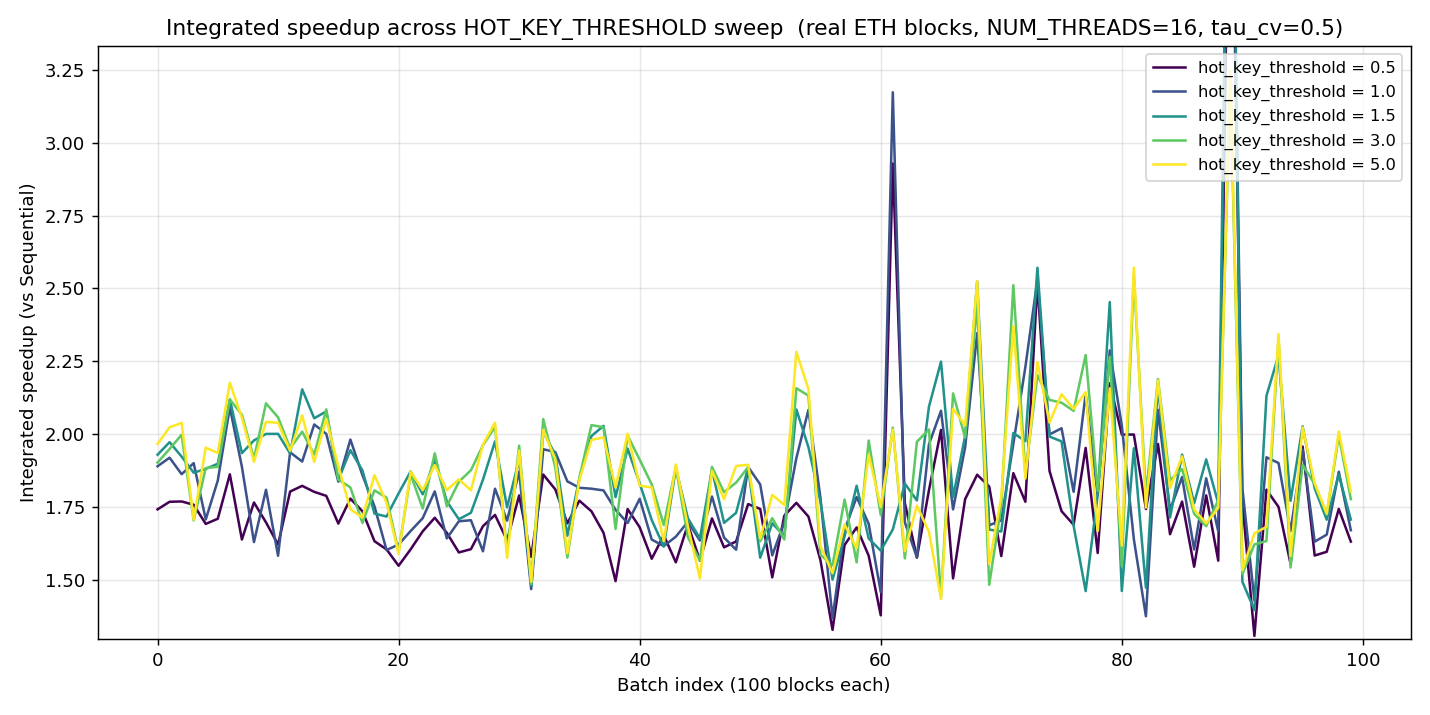

The script that saved this image:
"""Combine the 5 per-HOT_KEY_THRESHOLD batch CSVs into a single plot.

X-axis: batch_idx (0..99)
Y-axis: integrated_speedup = integrated_tput / seq_tput
One line per hot_key_threshold value.
"""
from pathlib import Path

import numpy as np
import pandas as pd
import matplotlib.pyplot as plt

HOT_VALUES = [0.5, 1.0, 1.5, 3.0, 5.0]
SWEEP_DIR = Path("/home/ubuntu/congestion_control/pevm/hot_sweep")
OUT = Path("/home/ubuntu/congestion_control/pevm/plot_hot_sweep.png")

# Pick a perceptually ordered colormap so the line ordering reads naturally.
cmap = plt.get_cmap("viridis")
colors = [cmap(i / (len(HOT_VALUES) - 1)) for i in range(len(HOT_VALUES))]

fig, ax = plt.subplots(figsize=(11, 5.5))

for hot, color in zip(HOT_VALUES, colors):
    csv = SWEEP_DIR / f"batches_hot_{hot}.csv"
    if not csv.exists():
        print(f"  missing: {csv}")
        continue
    df = pd.read_csv(csv)
    speedup = df["integrated_tput"] / df["seq_tput"]
    ax.plot(df["batch_idx"], speedup,
            label=f"hot_key_threshold = {hot}",
            color=color, linewidth=1.4)
    print(f"hot={hot}: mean speedup = {speedup.mean():.2f}x  median = {speedup.median():.2f}x  "
          f"(min {speedup.min():.2f}, max {speedup.max():.2f})")

ax.axhline(1.0, color="black", linewidth=0.7, alpha=0.5)
ax.set_xlabel("Batch index (100 blocks each)")
ax.set_ylabel("Integrated speedup (vs Sequential)")
ax.set_title("Integrated speedup across HOT_KEY_THRESHOLD sweep  "
             "(real ETH blocks, NUM_THREADS=16, tau_cv=0.5)")
ax.grid(alpha=0.3)
ax.legend(loc="upper right", fontsize=9)

# Robust y-limits to suppress outliers.
all_vals = np.concatenate([
    (pd.read_csv(SWEEP_DIR / f"batches_hot_{h}.csv")["integrated_tput"] /
     pd.read_csv(SWEEP_DIR / f"batches_hot_{h}.csv")["seq_tput"]).values
    for h in HOT_VALUES
    if (SWEEP_DIR / f"batches_hot_{h}.csv").exists()
])
lo = np.percentile(all_vals, 1)
hi = np.percentile(all_vals, 99)
ax.set_ylim(max(0, lo - 0.1), hi * 1.05)

fig.tight_layout()
fig.savefig(OUT, dpi=130)
print(f"\nWrote {OUT}")
